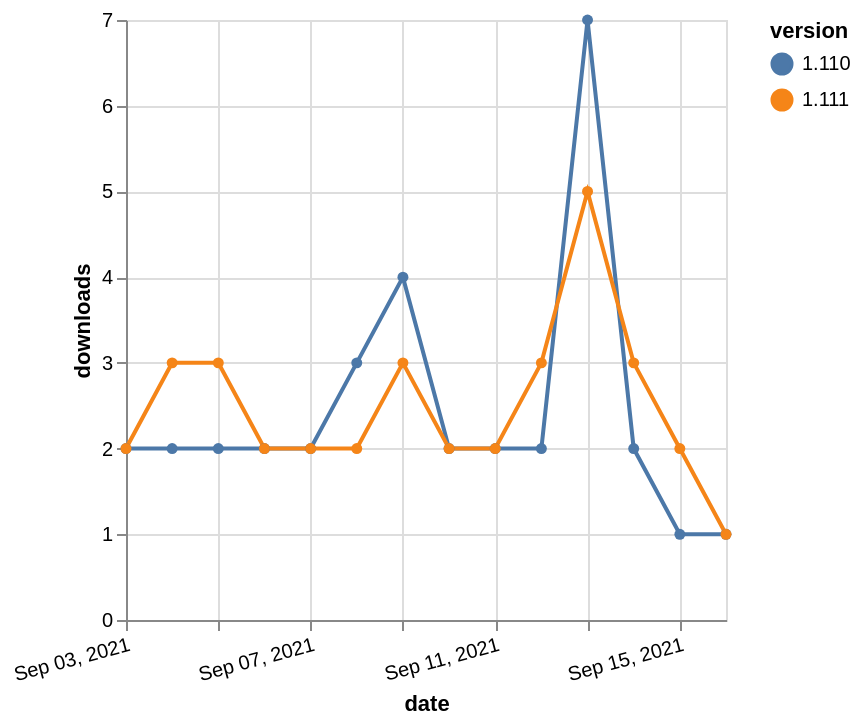

Write the Vega-Lite specification saved for this chart.
### Vega-Lite specification from a JSON file in a GitHub repository (floating-point values rounded to 4 significant figures)
{"$schema": "https://vega.github.io/schema/vega-lite/v5.json", "description": "A simple bar chart with embedded data.", "data": {"values": [{"date": "2021-09-03", "total": 3222, "delta": 2, "version": "1.110"}, {"date": "2021-09-04", "total": 3224, "delta": 2, "version": "1.110"}, {"date": "2021-09-05", "total": 3226, "delta": 2, "version": "1.110"}, {"date": "2021-09-06", "total": 3228, "delta": 2, "version": "1.110"}, {"date": "2021-09-07", "total": 3230, "delta": 2, "version": "1.110"}, {"date": "2021-09-08", "total": 3233, "delta": 3, "version": "1.110"}, {"date": "2021-09-09", "total": 3237, "delta": 4, "version": "1.110"}, {"date": "2021-09-10", "total": 3239, "delta": 2, "version": "1.110"}, {"date": "2021-09-11", "total": 3241, "delta": 2, "version": "1.110"}, {"date": "2021-09-12", "total": 3243, "delta": 2, "version": "1.110"}, {"date": "2021-09-13", "total": 3250, "delta": 7, "version": "1.110"}, {"date": "2021-09-14", "total": 3252, "delta": 2, "version": "1.110"}, {"date": "2021-09-15", "total": 3253, "delta": 1, "version": "1.110"}, {"date": "2021-09-16", "total": 3254, "delta": 1, "version": "1.110"}, {"date": "2021-09-03", "total": 2202, "delta": 2, "version": "1.111"}, {"date": "2021-09-04", "total": 2205, "delta": 3, "version": "1.111"}, {"date": "2021-09-05", "total": 2208, "delta": 3, "version": "1.111"}, {"date": "2021-09-06", "total": 2210, "delta": 2, "version": "1.111"}, {"date": "2021-09-07", "total": 2212, "delta": 2, "version": "1.111"}, {"date": "2021-09-08", "total": 2214, "delta": 2, "version": "1.111"}, {"date": "2021-09-09", "total": 2217, "delta": 3, "version": "1.111"}, {"date": "2021-09-10", "total": 2219, "delta": 2, "version": "1.111"}, {"date": "2021-09-11", "total": 2221, "delta": 2, "version": "1.111"}, {"date": "2021-09-12", "total": 2224, "delta": 3, "version": "1.111"}, {"date": "2021-09-13", "total": 2229, "delta": 5, "version": "1.111"}, {"date": "2021-09-14", "total": 2232, "delta": 3, "version": "1.111"}, {"date": "2021-09-15", "total": 2234, "delta": 2, "version": "1.111"}, {"date": "2021-09-16", "total": 2235, "delta": 1, "version": "1.111"}]}, "width": "container", "mark": {"type": "line", "point": {"filled": true}}, "encoding": {"x": {"field": "date", "type": "temporal", "timeUnit": "yearmonthdate", "title": "date", "axis": {"labelAngle": -15}}, "y": {"field": "delta", "type": "quantitative", "title": "downloads"}, "color": {"field": "version", "type": "nominal"}, "tooltip": {"field": "delta"}}}
